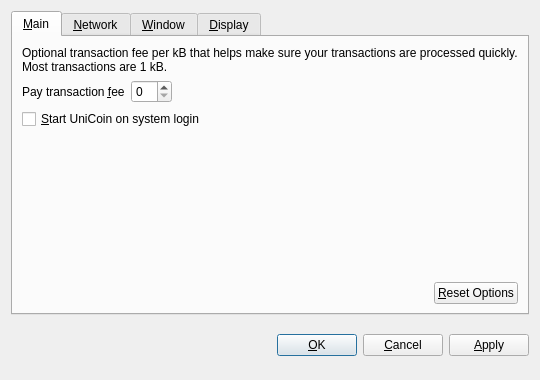
<?xml version="1.0" encoding="UTF-8"?>
<ui version="4.0">
 <class>OptionsDialog</class>
 <widget class="QDialog" name="OptionsDialog">
  <property name="geometry">
   <rect>
    <x>0</x>
    <y>0</y>
    <width>540</width>
    <height>380</height>
   </rect>
  </property>
  <property name="windowTitle">
   <string>Options</string>
  </property>
  <property name="modal">
   <bool>true</bool>
  </property>
  <layout class="QVBoxLayout" name="verticalLayout">
   <item>
    <widget class="QTabWidget" name="tabWidget">
     <property name="tabPosition">
      <enum>QTabWidget::North</enum>
     </property>
     <property name="currentIndex">
      <number>0</number>
     </property>
     <widget class="QWidget" name="tabMain">
      <attribute name="title">
       <string>&amp;Main</string>
      </attribute>
      <layout class="QVBoxLayout" name="verticalLayout_Main">
       <item>
        <widget class="QLabel" name="transactionFeeInfoLabel">
         <property name="text">
          <string>Optional transaction fee per kB that helps make sure your transactions are processed quickly. Most transactions are 1 kB.</string>
         </property>
         <property name="textFormat">
          <enum>Qt::PlainText</enum>
         </property>
         <property name="wordWrap">
          <bool>true</bool>
         </property>
        </widget>
       </item>
       <item>
        <layout class="QHBoxLayout" name="horizontalLayout_1_Main">
         <item>
          <widget class="QLabel" name="transactionFeeLabel">
           <property name="text">
            <string>Pay transaction &amp;fee</string>
           </property>
           <property name="textFormat">
            <enum>Qt::PlainText</enum>
           </property>
           <property name="buddy">
            <cstring>transactionFee</cstring>
           </property>
          </widget>
         </item>
         <item>
          <widget class="BitcoinAmountField" name="transactionFee"/>
         </item>
         <item>
          <spacer name="horizontalSpacer_1_Main">
           <property name="orientation">
            <enum>Qt::Horizontal</enum>
           </property>
           <property name="sizeHint" stdset="0">
            <size>
             <width>40</width>
             <height>20</height>
            </size>
           </property>
          </spacer>
         </item>
        </layout>
       </item>
       <item>
        <widget class="QCheckBox" name="bitcoinAtStartup">
         <property name="toolTip">
          <string>Automatically start UniCoin after logging in to the system.</string>
         </property>
         <property name="text">
          <string>&amp;Start UniCoin on system login</string>
         </property>
        </widget>
       </item>
       <item>
        <spacer name="verticalSpacer_Main">
         <property name="orientation">
          <enum>Qt::Vertical</enum>
         </property>
         <property name="sizeHint" stdset="0">
          <size>
           <width>20</width>
           <height>40</height>
          </size>
         </property>
        </spacer>
       </item>
       <item>
        <layout class="QHBoxLayout" name="horizontalLayout_2_Main">
         <item>
          <spacer name="horizontalSpacer_2_Main">
           <property name="orientation">
            <enum>Qt::Horizontal</enum>
           </property>
           <property name="sizeHint" stdset="0">
            <size>
             <width>40</width>
             <height>20</height>
            </size>
           </property>
          </spacer>
         </item>
         <item>
          <widget class="QPushButton" name="resetButton">
           <property name="toolTip">
            <string>Reset all client options to default.</string>
           </property>
           <property name="text">
            <string>&amp;Reset Options</string>
           </property>
           <property name="autoDefault">
            <bool>false</bool>
           </property>
          </widget>
         </item>
        </layout>
       </item>
      </layout>
     </widget>
     <widget class="QWidget" name="tabNetwork">
      <attribute name="title">
       <string>&amp;Network</string>
      </attribute>
      <layout class="QVBoxLayout" name="verticalLayout_Network">
       <item>
        <widget class="QCheckBox" name="mapPortUpnp">
         <property name="toolTip">
          <string>Automatically open the UniCoin client port on the router. This only works when your router supports UPnP and it is enabled.</string>
         </property>
         <property name="text">
          <string>Map port using &amp;UPnP</string>
         </property>
        </widget>
       </item>
       <item>
        <widget class="QCheckBox" name="connectSocks">
         <property name="toolTip">
          <string>Connect to the UniCoin network through a SOCKS proxy (e.g. when connecting through Tor).</string>
         </property>
         <property name="text">
          <string>&amp;Connect through SOCKS proxy:</string>
         </property>
        </widget>
       </item>
       <item>
        <layout class="QHBoxLayout" name="horizontalLayout_Network">
         <item>
          <widget class="QLabel" name="proxyIpLabel">
           <property name="text">
            <string>Proxy &amp;IP:</string>
           </property>
           <property name="textFormat">
            <enum>Qt::PlainText</enum>
           </property>
           <property name="buddy">
            <cstring>proxyIp</cstring>
           </property>
          </widget>
         </item>
         <item>
          <widget class="QValidatedLineEdit" name="proxyIp">
           <property name="maximumSize">
            <size>
             <width>140</width>
             <height>16777215</height>
            </size>
           </property>
           <property name="toolTip">
            <string>IP address of the proxy (e.g. 127.0.0.1)</string>
           </property>
          </widget>
         </item>
         <item>
          <widget class="QLabel" name="proxyPortLabel">
           <property name="text">
            <string>&amp;Port:</string>
           </property>
           <property name="textFormat">
            <enum>Qt::PlainText</enum>
           </property>
           <property name="buddy">
            <cstring>proxyPort</cstring>
           </property>
          </widget>
         </item>
         <item>
          <widget class="QLineEdit" name="proxyPort">
           <property name="maximumSize">
            <size>
             <width>55</width>
             <height>16777215</height>
            </size>
           </property>
           <property name="toolTip">
            <string>Port of the proxy (e.g. 9050)</string>
           </property>
          </widget>
         </item>
         <item>
          <widget class="QLabel" name="socksVersionLabel">
           <property name="text">
            <string>SOCKS &amp;Version:</string>
           </property>
           <property name="textFormat">
            <enum>Qt::PlainText</enum>
           </property>
           <property name="buddy">
            <cstring>socksVersion</cstring>
           </property>
          </widget>
         </item>
         <item>
          <widget class="QValueComboBox" name="socksVersion">
           <property name="toolTip">
            <string>SOCKS version of the proxy (e.g. 5)</string>
           </property>
          </widget>
         </item>
         <item>
          <spacer name="horizontalSpacer_Network">
           <property name="orientation">
            <enum>Qt::Horizontal</enum>
           </property>
           <property name="sizeHint" stdset="0">
            <size>
             <width>40</width>
             <height>20</height>
            </size>
           </property>
          </spacer>
         </item>
        </layout>
       </item>
       <item>
        <spacer name="verticalSpacer_Network">
         <property name="orientation">
          <enum>Qt::Vertical</enum>
         </property>
         <property name="sizeHint" stdset="0">
          <size>
           <width>20</width>
           <height>40</height>
          </size>
         </property>
        </spacer>
       </item>
      </layout>
     </widget>
     <widget class="QWidget" name="tabWindow">
      <attribute name="title">
       <string>&amp;Window</string>
      </attribute>
      <layout class="QVBoxLayout" name="verticalLayout_Window">
       <item>
        <widget class="QCheckBox" name="minimizeToTray">
         <property name="toolTip">
          <string>Show only a tray icon after minimizing the window.</string>
         </property>
         <property name="text">
          <string>&amp;Minimize to the tray instead of the taskbar</string>
         </property>
        </widget>
       </item>
       <item>
        <widget class="QCheckBox" name="minimizeOnClose">
         <property name="toolTip">
          <string>Minimize instead of exit the application when the window is closed. When this option is enabled, the application will be closed only after selecting Quit in the menu.</string>
         </property>
         <property name="text">
          <string>M&amp;inimize on close</string>
         </property>
        </widget>
       </item>
       <item>
        <spacer name="verticalSpacer_Window">
         <property name="orientation">
          <enum>Qt::Vertical</enum>
         </property>
         <property name="sizeHint" stdset="0">
          <size>
           <width>20</width>
           <height>40</height>
          </size>
         </property>
        </spacer>
       </item>
      </layout>
     </widget>
     <widget class="QWidget" name="tabDisplay">
      <attribute name="title">
       <string>&amp;Display</string>
      </attribute>
      <layout class="QVBoxLayout" name="verticalLayout_Display">
       <item>
        <layout class="QHBoxLayout" name="horizontalLayout_1_Display">
         <item>
          <widget class="QLabel" name="langLabel">
           <property name="text">
            <string>User Interface &amp;language:</string>
           </property>
           <property name="textFormat">
            <enum>Qt::PlainText</enum>
           </property>
           <property name="buddy">
            <cstring>lang</cstring>
           </property>
          </widget>
         </item>
         <item>
          <widget class="QValueComboBox" name="lang">
           <property name="toolTip">
            <string>The user interface language can be set here. This setting will take effect after restarting UniCoin.</string>
           </property>
          </widget>
         </item>
        </layout>
       </item>
       <item>
        <layout class="QHBoxLayout" name="horizontalLayout_2_Display">
         <item>
          <widget class="QLabel" name="unitLabel">
           <property name="text">
            <string>&amp;Unit to show amounts in:</string>
           </property>
           <property name="textFormat">
            <enum>Qt::PlainText</enum>
           </property>
           <property name="buddy">
            <cstring>unit</cstring>
           </property>
          </widget>
         </item>
         <item>
          <widget class="QValueComboBox" name="unit">
           <property name="toolTip">
            <string>Choose the default subdivision unit to show in the interface and when sending coins.</string>
           </property>
          </widget>
         </item>
        </layout>
       </item>
       <item>
        <widget class="QCheckBox" name="displayAddresses">
         <property name="toolTip">
          <string>Whether to show UniCoin addresses in the transaction list or not.</string>
         </property>
         <property name="text">
          <string>&amp;Display addresses in transaction list</string>
         </property>
        </widget>
       </item>
       <item>
        <spacer name="verticalSpacer_Display">
         <property name="orientation">
          <enum>Qt::Vertical</enum>
         </property>
         <property name="sizeHint" stdset="0">
          <size>
           <width>20</width>
           <height>40</height>
          </size>
         </property>
        </spacer>
       </item>
      </layout>
     </widget>
    </widget>
   </item>
   <item>
    <layout class="QHBoxLayout" name="horizontalLayout_Buttons">
     <item>
      <spacer name="horizontalSpacer_1">
       <property name="orientation">
        <enum>Qt::Horizontal</enum>
       </property>
       <property name="sizeHint" stdset="0">
        <size>
         <width>40</width>
         <height>48</height>
        </size>
       </property>
      </spacer>
     </item>
     <item>
      <widget class="QLabel" name="statusLabel">
       <property name="font">
        <font>
         <weight>75</weight>
         <bold>true</bold>
        </font>
       </property>
       <property name="text">
        <string/>
       </property>
       <property name="textFormat">
        <enum>Qt::PlainText</enum>
       </property>
       <property name="wordWrap">
        <bool>true</bool>
       </property>
      </widget>
     </item>
     <item>
      <spacer name="horizontalSpacer_2">
       <property name="orientation">
        <enum>Qt::Horizontal</enum>
       </property>
       <property name="sizeHint" stdset="0">
        <size>
         <width>40</width>
         <height>48</height>
        </size>
       </property>
      </spacer>
     </item>
     <item>
      <widget class="QPushButton" name="okButton">
       <property name="text">
        <string>&amp;OK</string>
       </property>
      </widget>
     </item>
     <item>
      <widget class="QPushButton" name="cancelButton">
       <property name="text">
        <string>&amp;Cancel</string>
       </property>
       <property name="autoDefault">
        <bool>false</bool>
       </property>
      </widget>
     </item>
     <item>
      <widget class="QPushButton" name="applyButton">
       <property name="text">
        <string>&amp;Apply</string>
       </property>
       <property name="autoDefault">
        <bool>false</bool>
       </property>
      </widget>
     </item>
    </layout>
   </item>
  </layout>
 </widget>
 <customwidgets>
  <customwidget>
   <class>BitcoinAmountField</class>
   <extends>QSpinBox</extends>
   <header>bitcoinamountfield.h</header>
  </customwidget>
  <customwidget>
   <class>QValueComboBox</class>
   <extends>QComboBox</extends>
   <header>qvaluecombobox.h</header>
  </customwidget>
  <customwidget>
   <class>QValidatedLineEdit</class>
   <extends>QLineEdit</extends>
   <header>qvalidatedlineedit.h</header>
  </customwidget>
 </customwidgets>
 <resources/>
 <connections/>
</ui>
